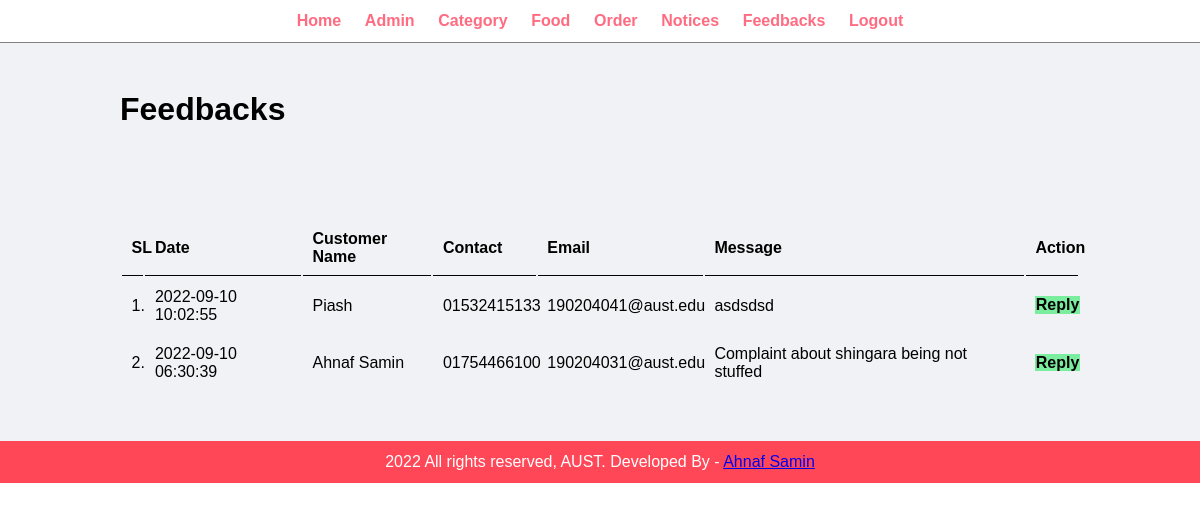
The page /admin/feedbacks.php (signed in) on the database its author committed.
### tables this page shows
CREATE TABLE `tbl_contact` (
  `id` int(10) UNSIGNED NOT NULL,
  `order_date` datetime NOT NULL,
  `status` varchar(50) NOT NULL,
  `customer_name` varchar(150) NOT NULL,
  `customer_contact` varchar(20) NOT NULL,
  `customer_email` varchar(150) NOT NULL
);

### admin/feedbacks.php (the view, shortened to what this page needs)
<?php include('partials/menu.php'); ?>
<div class="main-content">
    <div class="wrapper">
        <h1>Feedbacks</h1>
        <br /><br /><br />
        <br><br>
        <table class="tbl-full">
            <tr>
                <th>SL</th>
                <th>Date</th>
                <th>Customer Name</th>
                <th>Contact</th>
                <th>Email</th>
                <th>Message</th>
                <th>Action</th>
            </tr>
            <?php
            $sql = "SELECT * FROM tbl_contact ORDER BY id DESC";
            $res = mysqli_query($conn, $sql);
            $count = mysqli_num_rows($res);
            $sn = 1;
            if ($count > 0) {
                while ($row = mysqli_fetch_assoc($res)) {
                    $id = $row['id'];
                    $order_date = $row['order_date'];
                    $customer_name = $row['customer_name'];
                    $customer_contact = $row['customer_contact'];
                    $customer_email = $row['customer_email'];
                    $status = $row['status'];
            ?>
                    <tr>
                        <td><?php echo $sn++; ?>. </td>
                        <td><?php echo $order_date; ?></td>
                        <td><?php echo $customer_name; ?></td>
                        <td><?php echo $customer_contact; ?></td>
                        <td><?php echo $customer_email; ?></td>
                        <td>
                            <?php echo $status; ?>
                        </td>
                        <td>
                            <a href="<?php echo SITEURL; ?>admin/reply-feedback.php?id=<?php echo $id; ?>" class="btn-secondary">Reply</a>
                        </td>
                    </tr>
            <?php
                }
            } else {
                echo "<tr><td colspan='12' class='error'>Orders not Available</td></tr>";
            }
            ?>
        </table>
    </div>
</div>
<?php include('partials/footer.php'); ?>

### css/admin.css (style rules this page uses)
* { margin: 0; padding: 0; font-family: Arial, Helvetica, sans-serif; }
.wrapper { padding: 1%; width: 80%; margin: 0 auto; }
.tbl-full { width: 100%; }
table tr th { border-bottom: 1px solid black; padding: 1%; text-align: left; }
table tr td { padding: 1%; }
.btn-secondary { background-color: #7bed9f; padding: 1%; color: black; text-decoration: none; font-weight: bold; }
.main-content { background-color: #f1f2f6; padding: 3% 0; }

### rows shown on the page
tbl_contact: order_date "2022-09-10 10:02:55", customer_name "Piash", customer_contact "01532415133", customer_email "190204041@aust.edu", status "asdsdsd"
tbl_contact: order_date "2022-09-10 06:30:39", customer_name "Ahnaf Samin", customer_contact "01754466100", customer_email "190204031@aust.edu", status "Complaint about shingara being not stuffed"
